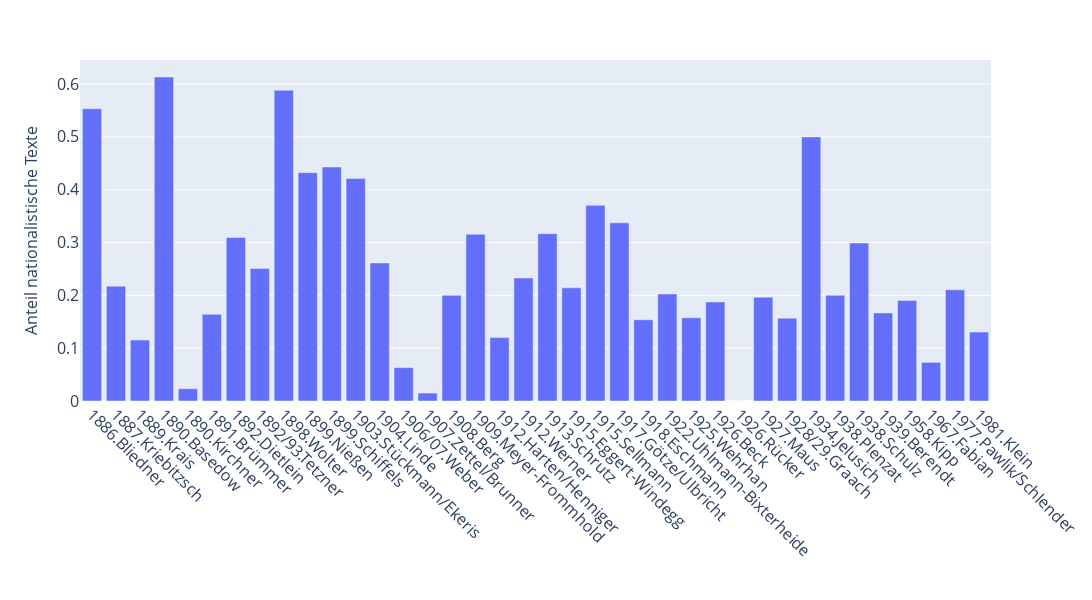

Write notebook code for a chart like this one.
### Code cell
fig = create_anthology_nationalism_plot(
    texts_start = 1850,
    texts_end = 2000,
    only_geschichtslyrik = False,
    anthology_start = 1885,
    min_text_count = 20,
)
fig.update_layout(
    width=1200, height=600,
    xaxis=dict(tickfont=dict(size=16), titlefont=dict(size=16)),
    yaxis=dict(tickfont=dict(size=16), titlefont=dict(size=16)),
    legend=dict(font = dict(size=16), traceorder = 'normal'),
    showlegend=False
)
fig.update_xaxes(tickangle=45)
fig.show()

### Figure 1 — Plotly figure (JSON) as saved in the notebook; plotly's stock layout.template omitted (floating-point values rounded to 4 significant figures)
{"data": [{"alignmentgroup": "True", "customdata": [[47], [46], [26], [181], [43], [384], [42], [251], [34], [155], [70], [76], [88], [95], [200], [40], [95], [50], [365], [101], [224], [27], [86], [52], [79], [146], [64], [42], [56], [102], [102], [370], [224], [36], [84], [41], [38], [23]], "hovertemplate": "=%{x}<br>Anteil nationalistische Texte=%{y}<br>annotated_count=%{customdata[0]}<extra></extra>", "legendgroup": "", "marker": {"color": "#636efa", "pattern": {"shape": ""}}, "name": "", "offsetgroup": "", "orientation": "v", "showlegend": false, "textposition": "auto", "type": "bar", "x": ["1886.Bliedner", "1887.Kriebitzsch", "1889.Krais", "1890.Basedow", "1890.Kirchner", "1891.Brümmer", "1892.Dietlein", "1892/93.Tetzner", "1898.Wolter", "1899.Nießen", "1899.Schiffels", "1903.Stückmann/Ekeris", "1904.Linde", "1906/07.Weber", "1907.Zettel/Brunner", "1908.Berg", "1909.Meyer-Frommhold", "1912.Harten/Henniger", "1912.Werner", "1913.Schrutz", "1915.Eggert-Windegg", "1915.Sellmann", "1917.Götze/Ulbricht", "1918.Eschmann", "1922.Uhlmann-Bixterheide", "1925.Wehrhan", "1926.Beck", "1926.Rücker", "1927.Maus", "1928/29.Graach", "1934.Jelusich", "1938.Plenzat", "1938.Schulz", "1939.Berendt", "1958.Kipp", "1967.Fabian", "1977.Pawlik/Schlender", "1981.Klein"], "xaxis": "x", "y": [0.5532, 0.2174, 0.1154, 0.6133, 0.02326, 0.1641, 0.3095, 0.251, 0.5882, 0.4323, 0.4429, 0.4211, 0.2614, 0.06316, 0.015, 0.2, 0.3158, 0.12, 0.2329, 0.3168, 0.2143, 0.3704, 0.3372, 0.1538, 0.2025, 0.1575, 0.1875, 0, 0.1964, 0.1569, 0.5, 0.2, 0.2991, 0.1667, 0.1905, 0.07317, 0.2105, 0.1304], "yaxis": "y"}], "layout": {"barmode": "relative", "height": 600, "legend": {"font": {"size": 16}, "tracegroupgap": 0, "traceorder": "normal"}, "margin": {"t": 60}, "showlegend": false, "width": 1200, "xaxis": {"anchor": "y", "autorange": true, "domain": [0, 1], "range": [-0.5, 37.5], "tickangle": 45, "tickfont": {"size": 16}, "title": {"font": {"size": 16}, "text": ""}, "type": "category"}, "yaxis": {"anchor": "x", "autorange": true, "domain": [0, 1], "range": [0, 0.6455], "tickfont": {"size": 16}, "title": {"font": {"size": 16}, "text": "Anteil nationalistische Texte"}, "type": "linear"}}}
